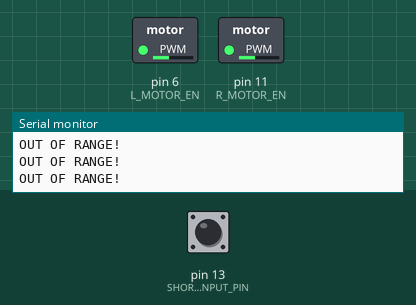
Simulated run of this sketch. Board: Arduino Uno, built with avr-gcc and run on an emulated ATmega328P. Shown: switched loads named in the sketch (green lamp = pin HIGH), the last lines printed to the serial monitor. The inputs (shaded band) are chosen by the test bench; at power-on: pin 13 (SHORT_RANGE_BEACON_INPUT_PIN) LOW.

Above: at 1.2 s.
1.3 s: pin 13 (SHORT_RANGE_BEACON_INPUT_PIN) driven HIGH
At 1.6 s:
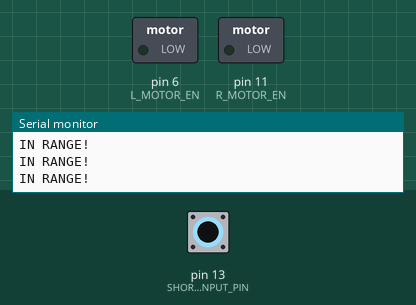
2.8 s: pin 13 (SHORT_RANGE_BEACON_INPUT_PIN) driven LOW
5.8 s: pin 13 (SHORT_RANGE_BEACON_INPUT_PIN) pulsed HIGH 2 times (0.12 s each, 0.3 s apart)
9.4 s: pin 13 (SHORT_RANGE_BEACON_INPUT_PIN) pulsed HIGH 5 times (0.12 s each, 0.3 s apart)
Timing chart, 0 to 12.4 s (numbered marks = the images above; inputs shaded):
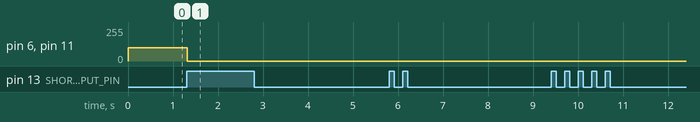

Measured:
- after the input at 1.3 s, pin 6 (L_MOTOR_EN), pin 11 (R_MOTOR_EN): 100/255 → 0/255 at once

The sketch:

Short_Range_Beacon_Stop_Test_nolibrary.ino
```cpp
/**************************************************************
  File:      Short_Range_Beacon_Stop_Test.ino
  Contents:  Turns until it detects a beacon

  Notes:    Target: Arduino UNO R1 & R2
            Arduino IDE version: 0022

**************************************************************/

/*---------------- Includes ---------------------------------*/
//#include <Winklelib.h>
#include <Timers.h>
/*---------------- Module Defines ---------------------------*/
#define TAPE_INPUT_PIN 2
#define SHORT_RANGE_BEACON_INPUT_PIN 13
#define BEACON_INTERRUPT_NUMBER 1
#define TAPE_INTERRUPT_NUMBER 0

#define L_MOTOR_DIR              8
#define L_MOTOR_EN               6 // CHANGED FROM 9 because servo library takes over 9 and 10
#define R_MOTOR_DIR              12   //moved this from 10 to 12 in order to give the pin_Servo 9 or 10
#define R_MOTOR_EN               11
#define SPEED_SCALER             25

#define SERVER_BEACON_MICROS 1176
#define EXCHANGE_BEACON_MICROS 333
#define NO_SIGNAL_MICROS 2000
#define BEACON_ERROR 100

#define SHORT_RANGE_BEACON_SIGNAL_TIMER 0
#define SHORT_RANGE_BEACON_SIGNAL_TIME 4

#define TURNING_SPEED 4
#define FORWARD_SPEED 9
/*---------------- Module Function Prototypes ---------------*/
void rise_detected();
void UpdateSignal();
boolean CheckSignalPresence();
/*---------------- Module Level Variables -------------------*/
volatile unsigned long previousTime = 0;
volatile unsigned long period = NO_SIGNAL_MICROS;
volatile boolean risingEdgeFlag = false;
//boolean beaconFoundFlag = false;
int pause = 4;

/*---------------- Arduino Main Functions -------------------*/
void setup() {
  Serial.begin(9600);
  Serial.println("The Short_Range_Beacon_Stop_Test program has started!");
  pinMode(SHORT_RANGE_BEACON_INPUT_PIN, INPUT);
//  WinkleInit();
  TMRArd_InitTimer(SHORT_RANGE_BEACON_SIGNAL_TIMER , SHORT_RANGE_BEACON_SIGNAL_TIME);
  RightMtrSpeed(-1 * TURNING_SPEED);
  LeftMtrSpeed(TURNING_SPEED);
  Serial.println("Searching for beacon");

}

void loop() {

  UpdateSignal();
  boolean inRange = CheckSignalPresence();
  if(inRange){
    Serial.println("IN RANGE!");
    LeftMtrSpeed(0);
    RightMtrSpeed(0);
    //beaconFoundFlag = false;

  }
  else{
    Serial.println("OUT OF RANGE!");
  }

}

/*---------------- Module Functions -------------------------*/


//Resets the timer if a low is read from the beacon - timer should
//never expire when a beacon is in range
void UpdateSignal(){
  int signal = digitalRead(SHORT_RANGE_BEACON_INPUT_PIN);
  //Serial.println(signal);
  // if we have a high then we must have encountered a rising edge so there is still a signal
  if(signal == 1){
   // Serial.println("updating signal");
    TMRArd_InitTimer(SHORT_RANGE_BEACON_SIGNAL_TIMER , SHORT_RANGE_BEACON_SIGNAL_TIME);
  }
}

//Check to see if the previous UpdateSignal Timer has expired if so, the beacon
//is out of range, otherwise it is in range
boolean CheckSignalPresence(){

  if(TMRArd_IsTimerExpired(SHORT_RANGE_BEACON_SIGNAL_TIMER)){
    // TMRArd_InitTimer(SHORT_RANGE_BEACON_SIGNAL_TIMER , SHORT_RANGE_BEACON_SIGNAL_TIME);
     // Serial.println("out of range");
     return false;
   }
  else{
   // Serial.println("in range");
    return true;
  }

}


/******************************************************************************
  Function:    Drive
  Contents:    Defines the functions for left and right motor, and forward, backwards, stop
  Parameters:  state
  Returns:     Nothing
  Notes:
******************************************************************************/
void DriveBackward(char newSpeed){  // Ideal speed in testing was Right Motor 9, left motor 7
	LeftMtrSpeed(-1 * newSpeed);
	RightMtrSpeed(-1 * newSpeed);
}
void DriveForward(char newSpeed){
	LeftMtrSpeed(newSpeed);
	RightMtrSpeed(newSpeed);
}
void Stop() {
  LeftMtrSpeed(0);
  RightMtrSpeed(0);
}

void LeftMtrSpeed(char newSpeed) {
  if (newSpeed < 0) {
    digitalWrite(L_MOTOR_DIR,LOW); // set the direction to reverse
  } else {
    digitalWrite(L_MOTOR_DIR,HIGH); // set the direction to forward
  }
  analogWrite(L_MOTOR_EN,SPEED_SCALER*abs(newSpeed));
}

void RightMtrSpeed(char newSpeed){
  if (newSpeed < 0) {
    digitalWrite(R_MOTOR_DIR,LOW); // set the direction to reverse
  } else {
    digitalWrite(R_MOTOR_DIR,HIGH); // set the direction to forward
  }
  analogWrite(R_MOTOR_EN,SPEED_SCALER*abs(newSpeed));
}
```
